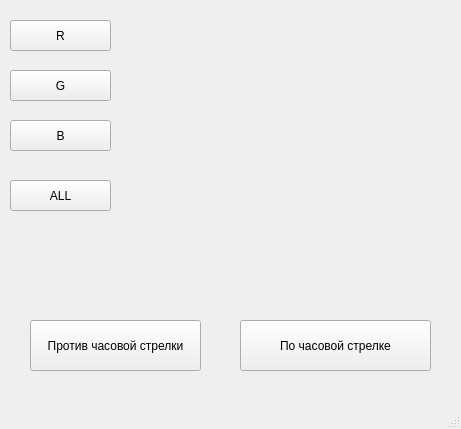
<?xml version="1.0" encoding="UTF-8"?>
<ui version="4.0">
 <class>MainWindow</class>
 <widget class="QMainWindow" name="MainWindow">
  <property name="geometry">
   <rect>
    <x>0</x>
    <y>0</y>
    <width>461</width>
    <height>429</height>
   </rect>
  </property>
  <property name="windowTitle">
   <string>PIL 2.0</string>
  </property>
  <widget class="QWidget" name="centralwidget">
   <widget class="QPushButton" name="pushButton">
    <property name="geometry">
     <rect>
      <x>10</x>
      <y>20</y>
      <width>101</width>
      <height>31</height>
     </rect>
    </property>
    <property name="text">
     <string>R</string>
    </property>
    <attribute name="buttonGroup">
     <string notr="true">channelButtons</string>
    </attribute>
   </widget>
   <widget class="QPushButton" name="pushButton_2">
    <property name="geometry">
     <rect>
      <x>10</x>
      <y>70</y>
      <width>101</width>
      <height>31</height>
     </rect>
    </property>
    <property name="text">
     <string>G</string>
    </property>
    <attribute name="buttonGroup">
     <string notr="true">channelButtons</string>
    </attribute>
   </widget>
   <widget class="QPushButton" name="pushButton_3">
    <property name="geometry">
     <rect>
      <x>10</x>
      <y>120</y>
      <width>101</width>
      <height>31</height>
     </rect>
    </property>
    <property name="text">
     <string>B</string>
    </property>
    <attribute name="buttonGroup">
     <string notr="true">channelButtons</string>
    </attribute>
   </widget>
   <widget class="QPushButton" name="pushButton_4">
    <property name="geometry">
     <rect>
      <x>10</x>
      <y>180</y>
      <width>101</width>
      <height>31</height>
     </rect>
    </property>
    <property name="text">
     <string>ALL</string>
    </property>
    <attribute name="buttonGroup">
     <string notr="true">channelButtons</string>
    </attribute>
   </widget>
   <widget class="QPushButton" name="pushButton_5">
    <property name="geometry">
     <rect>
      <x>30</x>
      <y>320</y>
      <width>171</width>
      <height>51</height>
     </rect>
    </property>
    <property name="text">
     <string>Против часовой стрелки</string>
    </property>
    <attribute name="buttonGroup">
     <string notr="true">rotateButtons</string>
    </attribute>
   </widget>
   <widget class="QPushButton" name="pushButton_6">
    <property name="geometry">
     <rect>
      <x>240</x>
      <y>320</y>
      <width>191</width>
      <height>51</height>
     </rect>
    </property>
    <property name="text">
     <string>По часовой стрелке</string>
    </property>
    <attribute name="buttonGroup">
     <string notr="true">rotateButtons</string>
    </attribute>
   </widget>
   <widget class="QLabel" name="curr_image">
    <property name="geometry">
     <rect>
      <x>120</x>
      <y>10</y>
      <width>311</width>
      <height>271</height>
     </rect>
    </property>
    <property name="text">
     <string/>
    </property>
    <property name="curr_image" stdset="0">
     <pixmap/>
    </property>
   </widget>
  </widget>
  <widget class="QMenuBar" name="menubar">
   <property name="geometry">
    <rect>
     <x>0</x>
     <y>0</y>
     <width>461</width>
     <height>26</height>
    </rect>
   </property>
  </widget>
  <widget class="QStatusBar" name="statusbar"/>
 </widget>
 <resources/>
 <connections/>
 <buttongroups>
  <buttongroup name="channelButtons"/>
  <buttongroup name="rotateButtons"/>
 </buttongroups>
</ui>
